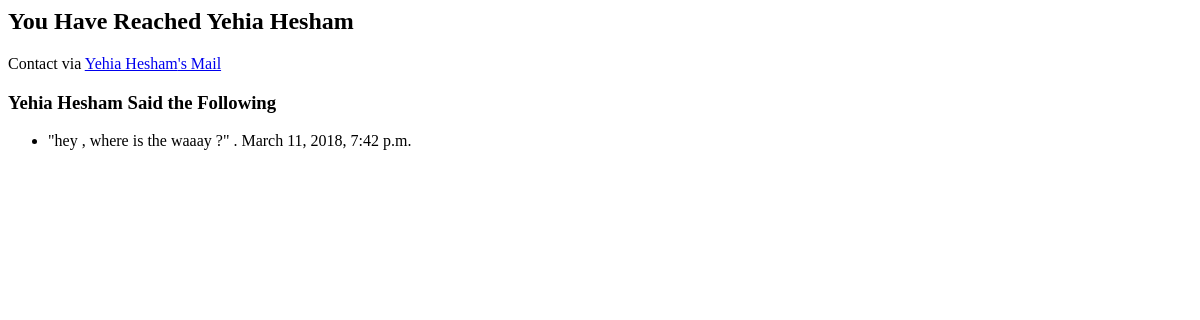
Page /wall/users/19/ on the earlier database version.
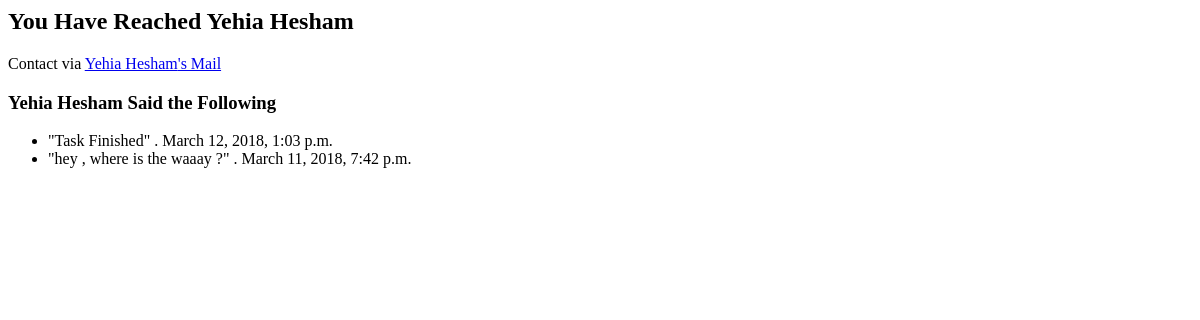
Same page on the later database version.
### wall/models.py (models this page shows, shortened)
class Message(models.Model):
    user_id = models.ForeignKey(User, on_delete=models.CASCADE)
    messages_text = models.CharField(max_length=250)
    messages_date = models.DateTimeField('date published')

### wall/views.py (the view)
# urls.py: url(r'^users/(?P<pk>[0-9]+)/$', views.Profile, name='profile'),
def Profile(request,pk):
        userid=get_object_or_404(User, pk=pk)
        return render(request,'wall/profile.html',
            context={
            'user':userid,
            'comments': list(Message.objects.filter(user_id=pk).order_by('-messages_date'))
            })

### wall/templates/wall/profile.html (shortened to what this page needs)
<h2>You Have Reached {{ user.get_full_name }}</h2>
Contact via <a href="mailto:{{user.email}} " >{{user.get_full_name}}'s Mail</a>
{% if comments %}
<h3>{{ user.get_full_name }} Said the Following </h3>
    <ul>
      {% for message in comments %}
        <li>
            "{{ message.messages_text}}" . {{ message.messages_date}}  </a>
        </li>
      {% endfor %}
    </ul>
{% else %}
    <p>No texts are available.</p>
{% endif %}

Differences in the rows shown:
added Message: messages_text "Task Finished", messages_date "March 12, 2018, 1:03 p.m."
